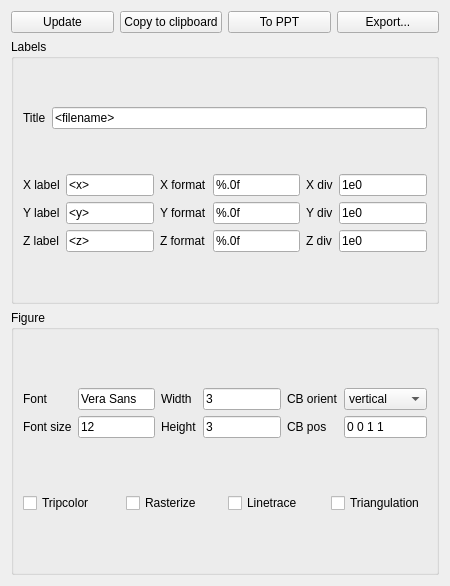
<?xml version="1.0" encoding="UTF-8"?>
<ui version="4.0">
 <class>Form</class>
 <widget class="QWidget" name="Form">
  <property name="geometry">
   <rect>
    <x>0</x>
    <y>0</y>
    <width>450</width>
    <height>586</height>
   </rect>
  </property>
  <property name="windowTitle">
   <string>Form</string>
  </property>
  <layout class="QVBoxLayout" name="verticalLayout">
   <item>
    <layout class="QVBoxLayout" name="plot_layout"/>
   </item>
   <item>
    <layout class="QHBoxLayout" name="horizontalLayout">
     <item>
      <widget class="QPushButton" name="b_update">
       <property name="text">
        <string>Update</string>
       </property>
      </widget>
     </item>
     <item>
      <widget class="QPushButton" name="b_copy">
       <property name="text">
        <string>Copy to clipboard</string>
       </property>
      </widget>
     </item>
     <item>
      <widget class="QPushButton" name="b_to_ppt">
       <property name="text">
        <string>To PPT</string>
       </property>
      </widget>
     </item>
     <item>
      <widget class="QPushButton" name="b_export">
       <property name="text">
        <string>Export...</string>
       </property>
      </widget>
     </item>
    </layout>
   </item>
   <item>
    <widget class="QGroupBox" name="groupBox_2">
     <property name="title">
      <string>Labels</string>
     </property>
     <layout class="QVBoxLayout" name="verticalLayout_3">
      <item>
       <layout class="QHBoxLayout" name="horizontalLayout_3">
        <item>
         <widget class="QLabel" name="label_15">
          <property name="text">
           <string>Title</string>
          </property>
         </widget>
        </item>
        <item>
         <widget class="QLineEdit" name="le_title">
          <property name="text">
           <string>&lt;filename&gt;</string>
          </property>
         </widget>
        </item>
       </layout>
      </item>
      <item>
       <layout class="QGridLayout" name="gridLayout_2">
        <item row="2" column="3">
         <widget class="QLineEdit" name="le_z_format">
          <property name="text">
           <string>%.0f</string>
          </property>
         </widget>
        </item>
        <item row="0" column="2">
         <widget class="QLabel" name="label_21">
          <property name="text">
           <string>X format</string>
          </property>
         </widget>
        </item>
        <item row="1" column="3">
         <widget class="QLineEdit" name="le_y_format">
          <property name="text">
           <string>%.0f</string>
          </property>
         </widget>
        </item>
        <item row="1" column="4">
         <widget class="QLabel" name="label_24">
          <property name="text">
           <string>Y div</string>
          </property>
         </widget>
        </item>
        <item row="1" column="0">
         <widget class="QLabel" name="label_17">
          <property name="text">
           <string>Y label</string>
          </property>
         </widget>
        </item>
        <item row="1" column="1">
         <widget class="QLineEdit" name="le_y_label">
          <property name="text">
           <string>&lt;y&gt;</string>
          </property>
         </widget>
        </item>
        <item row="2" column="0">
         <widget class="QLabel" name="label_18">
          <property name="text">
           <string>Z label</string>
          </property>
         </widget>
        </item>
        <item row="0" column="3">
         <widget class="QLineEdit" name="le_x_format">
          <property name="text">
           <string>%.0f</string>
          </property>
         </widget>
        </item>
        <item row="2" column="2">
         <widget class="QLabel" name="label_23">
          <property name="text">
           <string>Z format</string>
          </property>
         </widget>
        </item>
        <item row="0" column="1">
         <widget class="QLineEdit" name="le_x_label">
          <property name="text">
           <string>&lt;x&gt;</string>
          </property>
         </widget>
        </item>
        <item row="2" column="4">
         <widget class="QLabel" name="label_25">
          <property name="text">
           <string>Z div</string>
          </property>
         </widget>
        </item>
        <item row="0" column="0">
         <widget class="QLabel" name="label_16">
          <property name="text">
           <string>X label</string>
          </property>
         </widget>
        </item>
        <item row="0" column="4">
         <widget class="QLabel" name="label_26">
          <property name="text">
           <string>X div</string>
          </property>
         </widget>
        </item>
        <item row="1" column="2">
         <widget class="QLabel" name="label_22">
          <property name="text">
           <string>Y format</string>
          </property>
         </widget>
        </item>
        <item row="2" column="1">
         <widget class="QLineEdit" name="le_z_label">
          <property name="text">
           <string>&lt;z&gt;</string>
          </property>
         </widget>
        </item>
        <item row="0" column="5">
         <widget class="QLineEdit" name="le_x_div">
          <property name="text">
           <string>1e0</string>
          </property>
         </widget>
        </item>
        <item row="1" column="5">
         <widget class="QLineEdit" name="le_y_div">
          <property name="text">
           <string>1e0</string>
          </property>
         </widget>
        </item>
        <item row="2" column="5">
         <widget class="QLineEdit" name="le_z_div">
          <property name="text">
           <string>1e0</string>
          </property>
         </widget>
        </item>
       </layout>
      </item>
     </layout>
    </widget>
   </item>
   <item>
    <widget class="QGroupBox" name="groupBox_3">
     <property name="title">
      <string>Figure</string>
     </property>
     <layout class="QVBoxLayout" name="verticalLayout_2">
      <item>
       <layout class="QGridLayout" name="gridLayout_3">
        <item row="0" column="0">
         <widget class="QLabel" name="label_2">
          <property name="text">
           <string>Font</string>
          </property>
         </widget>
        </item>
        <item row="0" column="1">
         <widget class="QLineEdit" name="le_font">
          <property name="text">
           <string>Vera Sans</string>
          </property>
         </widget>
        </item>
        <item row="0" column="3">
         <widget class="QLineEdit" name="le_width">
          <property name="text">
           <string>3</string>
          </property>
         </widget>
        </item>
        <item row="0" column="2">
         <widget class="QLabel" name="label_19">
          <property name="text">
           <string>Width</string>
          </property>
         </widget>
        </item>
        <item row="0" column="4">
         <widget class="QLabel" name="label_20">
          <property name="text">
           <string>CB orient</string>
          </property>
         </widget>
        </item>
        <item row="0" column="5">
         <widget class="QComboBox" name="cb_cb_orient">
          <item>
           <property name="text">
            <string>vertical</string>
           </property>
          </item>
          <item>
           <property name="text">
            <string>horizontal</string>
           </property>
          </item>
         </widget>
        </item>
        <item row="1" column="0">
         <widget class="QLabel" name="label_12">
          <property name="text">
           <string>Font size</string>
          </property>
         </widget>
        </item>
        <item row="1" column="1">
         <widget class="QLineEdit" name="le_font_size">
          <property name="text">
           <string>12</string>
          </property>
         </widget>
        </item>
        <item row="1" column="2">
         <widget class="QLabel" name="label_13">
          <property name="text">
           <string>Height</string>
          </property>
         </widget>
        </item>
        <item row="1" column="3">
         <widget class="QLineEdit" name="le_height">
          <property name="text">
           <string>3</string>
          </property>
         </widget>
        </item>
        <item row="1" column="5">
         <widget class="QLineEdit" name="le_cb_pos">
          <property name="text">
           <string>0 0 1 1</string>
          </property>
         </widget>
        </item>
        <item row="1" column="4">
         <widget class="QLabel" name="label_14">
          <property name="text">
           <string>CB pos</string>
          </property>
         </widget>
        </item>
       </layout>
      </item>
      <item>
       <layout class="QHBoxLayout" name="horizontalLayout_2">
        <item>
         <widget class="QCheckBox" name="cb_tripcolor">
          <property name="sizePolicy">
           <sizepolicy hsizetype="Preferred" vsizetype="Fixed">
            <horstretch>0</horstretch>
            <verstretch>0</verstretch>
           </sizepolicy>
          </property>
          <property name="text">
           <string>Tripcolor</string>
          </property>
         </widget>
        </item>
        <item>
         <widget class="QCheckBox" name="cb_rasterize">
          <property name="sizePolicy">
           <sizepolicy hsizetype="Preferred" vsizetype="Fixed">
            <horstretch>0</horstretch>
            <verstretch>0</verstretch>
           </sizepolicy>
          </property>
          <property name="text">
           <string>Rasterize</string>
          </property>
         </widget>
        </item>
        <item>
         <widget class="QCheckBox" name="cb_linetrace">
          <property name="sizePolicy">
           <sizepolicy hsizetype="Preferred" vsizetype="Fixed">
            <horstretch>0</horstretch>
            <verstretch>0</verstretch>
           </sizepolicy>
          </property>
          <property name="text">
           <string>Linetrace</string>
          </property>
         </widget>
        </item>
        <item>
         <widget class="QCheckBox" name="cb_triangulation">
          <property name="sizePolicy">
           <sizepolicy hsizetype="Preferred" vsizetype="Fixed">
            <horstretch>0</horstretch>
            <verstretch>0</verstretch>
           </sizepolicy>
          </property>
          <property name="text">
           <string>Triangulation</string>
          </property>
         </widget>
        </item>
       </layout>
      </item>
     </layout>
    </widget>
   </item>
  </layout>
 </widget>
 <resources/>
 <connections/>
</ui>
